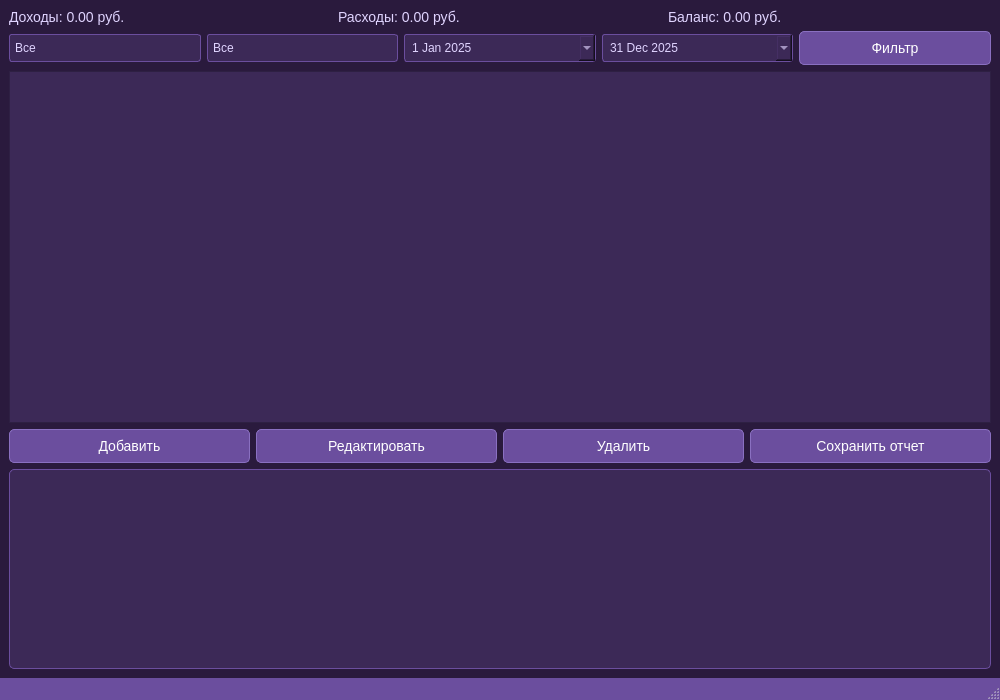
<?xml version="1.0" encoding="UTF-8"?>
<ui version="4.0">
 <class>MainWindow</class>
 <widget class="QMainWindow" name="MainWindow">
  <property name="geometry">
   <rect>
    <x>0</x>
    <y>0</y>
    <width>1000</width>
    <height>700</height>
   </rect>
  </property>
  <property name="windowTitle">
   <string>Financial Manager</string>
  </property>
  <property name="styleSheet">
   <string notr="true">/* Main window styling with purple theme */
QMainWindow {
    background-color: #2a1a3d; /* Dark purple background */
}
QLabel {
    color: #e0d4ff; /* Light purple text */
    font-size: 14px;
}
QPushButton {
    background-color: #6b4e9e; /* Medium purple */
    color: white;
    border: 1px solid #8a70c1;
    border-radius: 5px;
    padding: 8px;
    font-size: 14px;
}
QPushButton:hover {
    background-color: #8a70c1; /* Lighter purple on hover */
}
QPushButton:pressed {
    background-color: #4b367c; /* Darker purple when-pressed */
}
QTableWidget {
    background-color: #3c2957; /* Slightly lighter purple for table */
    color: #e0d4ff;
    gridline-color: #6b4e9e;
    selection-background-color: #8a70c1;
}
QTableWidget::item {
    padding: 5px;
    color: #000000; /* Black text color for table items */
}
QHeaderView::section {
    background-color: #6b4e9e;
    color: white;
    padding: 5px;
    border: 1px solid #8a70c1;
}
QComboBox {
    background-color: #3c2957;
    color: #e0d4ff;
    border: 1px solid #6b4e9e;
    border-radius: 3px;
    padding: 5px;
}
QComboBox::drop-down {
    border: none;
}
QComboBox:hover {
    background-color: #4b367c;
}
QDateEdit {
    background-color: #3c2957;
    color: #e0d4ff;
    border: 1px solid #6b4e9e;
    border-radius: 3px;
    padding: 5px;
}
QWidget#chartWidget {
    background-color: #3c2957;
    border: 1px solid #6b4e9e;
    border-radius: 5px;
}</string>
  </property>
  <widget class="QWidget" name="centralwidget">
   <layout class="QVBoxLayout" name="verticalLayout">
    <item>
     <layout class="QHBoxLayout" name="topLayout">
      <item>
       <widget class="QLabel" name="totalIncomeLabel">
        <property name="text">
         <string>Доходы: 0.00 руб.</string>
        </property>
       </widget>
      </item>
      <item>
       <widget class="QLabel" name="totalExpenseLabel">
        <property name="text">
         <string>Расходы: 0.00 руб.</string>
        </property>
       </widget>
      </item>
      <item>
       <widget class="QLabel" name="balanceLabel">
        <property name="text">
         <string>Баланс: 0.00 руб.</string>
        </property>
       </widget>
      </item>
     </layout>
    </item>
    <item>
     <layout class="QHBoxLayout" name="filterLayout">
      <item>
       <widget class="QComboBox" name="categoryFilter">
        <item>
         <property name="text">
          <string>Все</string>
         </property>
        </item>
       </widget>
      </item>
      <item>
       <widget class="QComboBox" name="typeFilter">
        <item>
         <property name="text">
          <string>Все</string>
         </property>
        </item>
        <item>
         <property name="text">
          <string>Доход</string>
         </property>
        </item>
        <item>
         <property name="text">
          <string>Расход</string>
         </property>
        </item>
       </widget>
      </item>
      <item>
       <widget class="QDateEdit" name="fromDate">
        <property name="calendarPopup">
         <bool>true</bool>
        </property>
        <property name="date">
         <date>
          <year>2025</year>
          <month>1</month>
          <day>1</day>
         </date>
        </property>
       </widget>
      </item>
      <item>
       <widget class="QDateEdit" name="toDate">
        <property name="calendarPopup">
         <bool>true</bool>
        </property>
        <property name="date">
         <date>
          <year>2025</year>
          <month>12</month>
          <day>31</day>
         </date>
        </property>
       </widget>
      </item>
      <item>
       <widget class="QPushButton" name="filterButton">
        <property name="text">
         <string>Фильтр</string>
        </property>
       </widget>
      </item>
     </layout>
    </item>
    <item>
     <widget class="QTableWidget" name="transactionsTable">
      <property name="sizePolicy">
       <sizepolicy hsizetype="Expanding" vsizetype="Expanding">
        <horstretch>0</horstretch>
        <verstretch>2</verstretch>
       </sizepolicy>
      </property>
     </widget>
    </item>
    <item>
     <layout class="QHBoxLayout" name="buttonLayout">
      <item>
       <widget class="QPushButton" name="addButton">
        <property name="text">
         <string>Добавить</string>
        </property>
       </widget>
      </item>
      <item>
       <widget class="QPushButton" name="editButton">
        <property name="text">
         <string>Редактировать</string>
        </property>
       </widget>
      </item>
      <item>
       <widget class="QPushButton" name="deleteButton">
        <property name="text">
         <string>Удалить</string>
        </property>
       </widget>
      </item>
      <item>
       <widget class="QPushButton" name="saveReportButton">
        <property name="text">
         <string>Сохранить отчет</string>
        </property>
       </widget>
      </item>
     </layout>
    </item>
    <item>
     <widget class="QWidget" name="chartWidget" native="true">
      <property name="sizePolicy">
       <sizepolicy hsizetype="Expanding" vsizetype="Expanding">
        <horstretch>0</horstretch>
        <verstretch>1</verstretch>
       </sizepolicy>
      </property>
      <property name="minimumSize">
       <size>
        <width>0</width>
        <height>200</height>
       </size>
      </property>
     </widget>
    </item>
   </layout>
  </widget>
  <widget class="QMenuBar" name="menubar">
   <property name="geometry">
    <rect>
     <x>0</x>
     <y>0</y>
     <width>1000</width>
     <height>17</height>
    </rect>
   </property>
   <property name="styleSheet">
    <string notr="true">QMenuBar {
    background-color: #6b4e9e;
    color: white;
}
QMenuBar::item:selected {
    background-color: #8a70c1;
}</string>
   </property>
  </widget>
  <widget class="QStatusBar" name="statusbar">
   <property name="styleSheet">
    <string notr="true">QStatusBar {
    background-color: #6b4e9e;
    color: white;
}</string>
   </property>
  </widget>
 </widget>
 <resources/>
 <connections/>
</ui>
